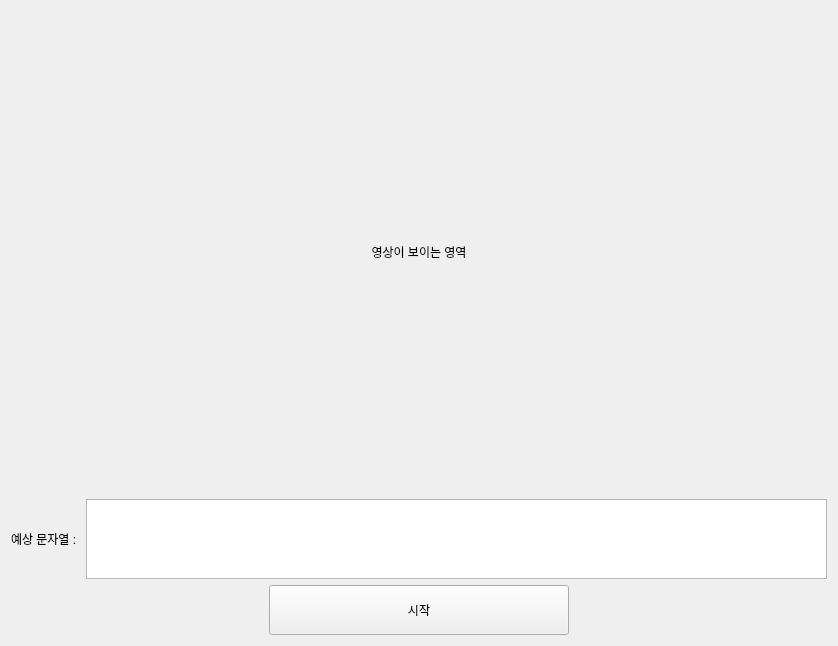
<?xml version="1.0" encoding="UTF-8"?>
<ui version="4.0">
 <class>Frame</class>
 <widget class="QFrame" name="Frame">
  <property name="geometry">
   <rect>
    <x>0</x>
    <y>0</y>
    <width>838</width>
    <height>646</height>
   </rect>
  </property>
  <property name="windowTitle">
   <string>Frame</string>
  </property>
  <layout class="QGridLayout" name="gridLayout">
   <item row="1" column="0" colspan="3">
    <layout class="QHBoxLayout" name="horizontalLayout_2">
     <item>
      <widget class="QLabel" name="label">
       <property name="sizePolicy">
        <sizepolicy hsizetype="Preferred" vsizetype="Maximum">
         <horstretch>0</horstretch>
         <verstretch>0</verstretch>
        </sizepolicy>
       </property>
       <property name="minimumSize">
        <size>
         <width>0</width>
         <height>80</height>
        </size>
       </property>
       <property name="text">
        <string>예상 문자열 : </string>
       </property>
      </widget>
     </item>
     <item>
      <widget class="QTextEdit" name="expectation_edit">
       <property name="sizePolicy">
        <sizepolicy hsizetype="Expanding" vsizetype="Maximum">
         <horstretch>0</horstretch>
         <verstretch>0</verstretch>
        </sizepolicy>
       </property>
       <property name="minimumSize">
        <size>
         <width>0</width>
         <height>0</height>
        </size>
       </property>
       <property name="maximumSize">
        <size>
         <width>16777215</width>
         <height>80</height>
        </size>
       </property>
      </widget>
     </item>
    </layout>
   </item>
   <item row="2" column="0">
    <spacer name="horizontalSpacer">
     <property name="orientation">
      <enum>Qt::Horizontal</enum>
     </property>
     <property name="sizeHint" stdset="0">
      <size>
       <width>40</width>
       <height>20</height>
      </size>
     </property>
    </spacer>
   </item>
   <item row="2" column="1">
    <widget class="QPushButton" name="start_button">
     <property name="sizePolicy">
      <sizepolicy hsizetype="Maximum" vsizetype="Fixed">
       <horstretch>0</horstretch>
       <verstretch>0</verstretch>
      </sizepolicy>
     </property>
     <property name="minimumSize">
      <size>
       <width>300</width>
       <height>50</height>
      </size>
     </property>
     <property name="maximumSize">
      <size>
       <width>300</width>
       <height>16777215</height>
      </size>
     </property>
     <property name="text">
      <string>시작</string>
     </property>
    </widget>
   </item>
   <item row="2" column="2">
    <spacer name="horizontalSpacer_2">
     <property name="orientation">
      <enum>Qt::Horizontal</enum>
     </property>
     <property name="sizeHint" stdset="0">
      <size>
       <width>40</width>
       <height>20</height>
      </size>
     </property>
    </spacer>
   </item>
   <item row="0" column="0" colspan="3">
    <widget class="QLabel" name="screen_img_label">
     <property name="sizePolicy">
      <sizepolicy hsizetype="Preferred" vsizetype="Expanding">
       <horstretch>0</horstretch>
       <verstretch>0</verstretch>
      </sizepolicy>
     </property>
     <property name="text">
      <string>영상이 보이는 영역</string>
     </property>
     <property name="alignment">
      <set>Qt::AlignCenter</set>
     </property>
    </widget>
   </item>
  </layout>
 </widget>
 <resources/>
 <connections/>
</ui>
